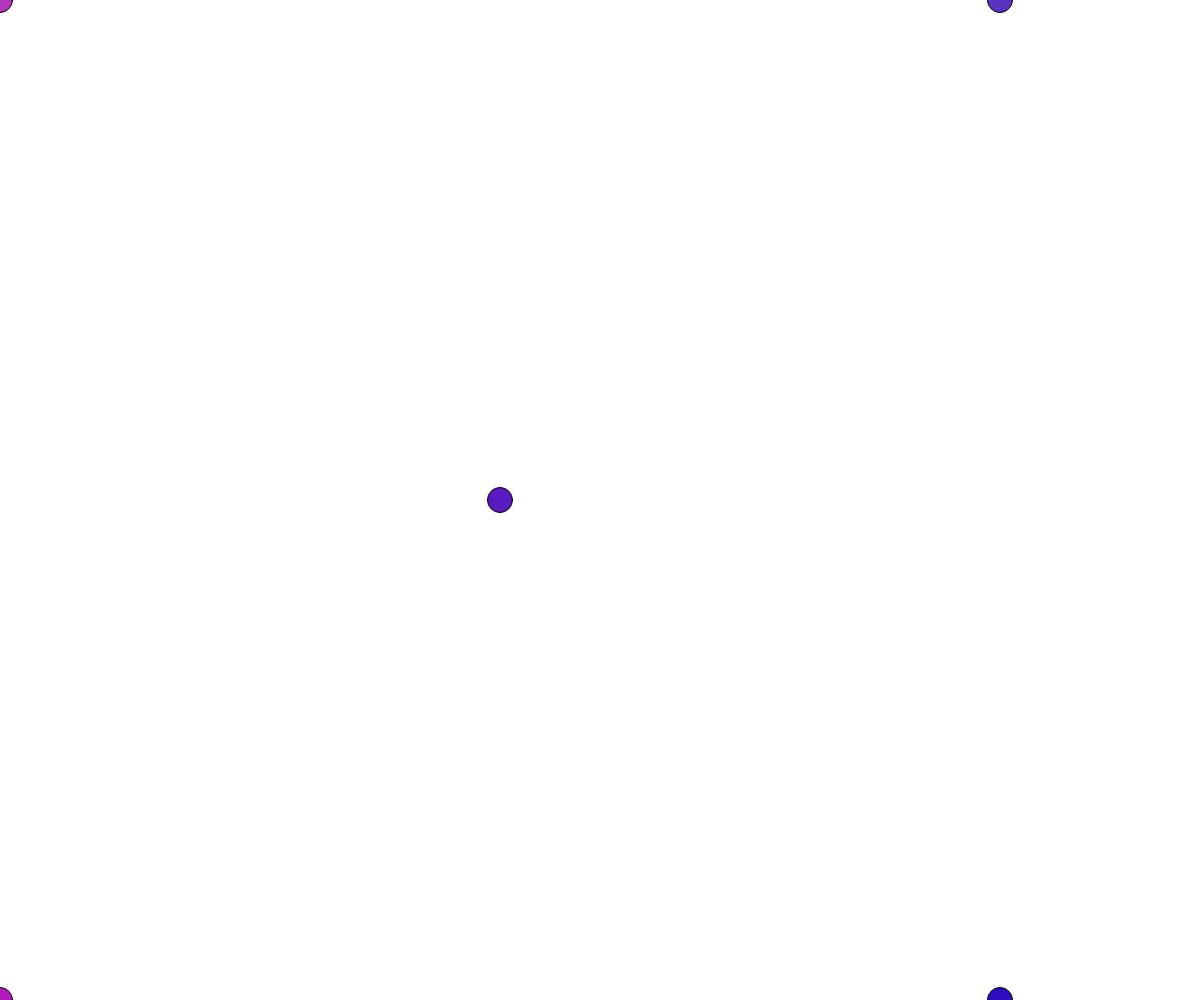
Frame 1 (no input)
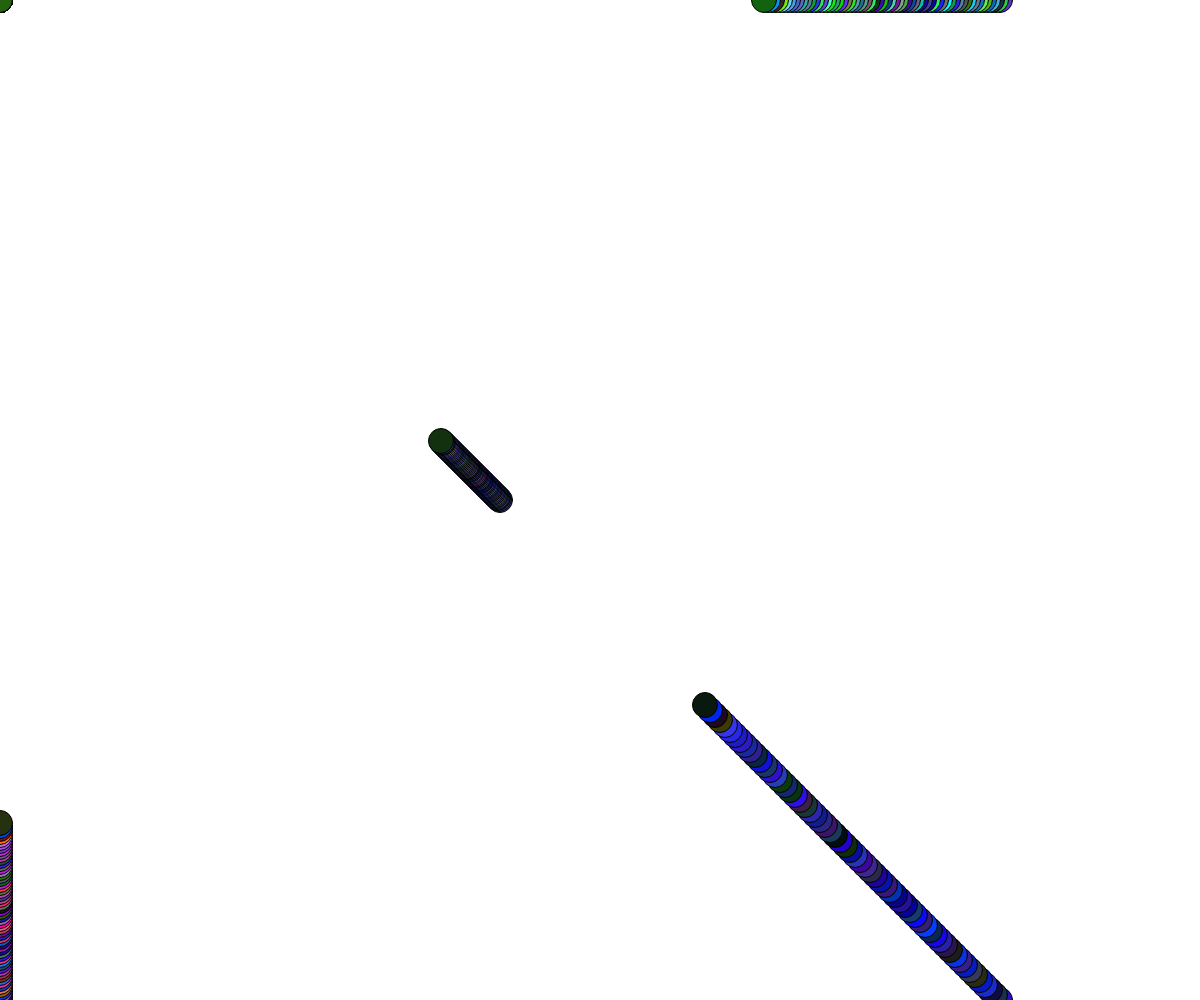
Frame 60 (no input)
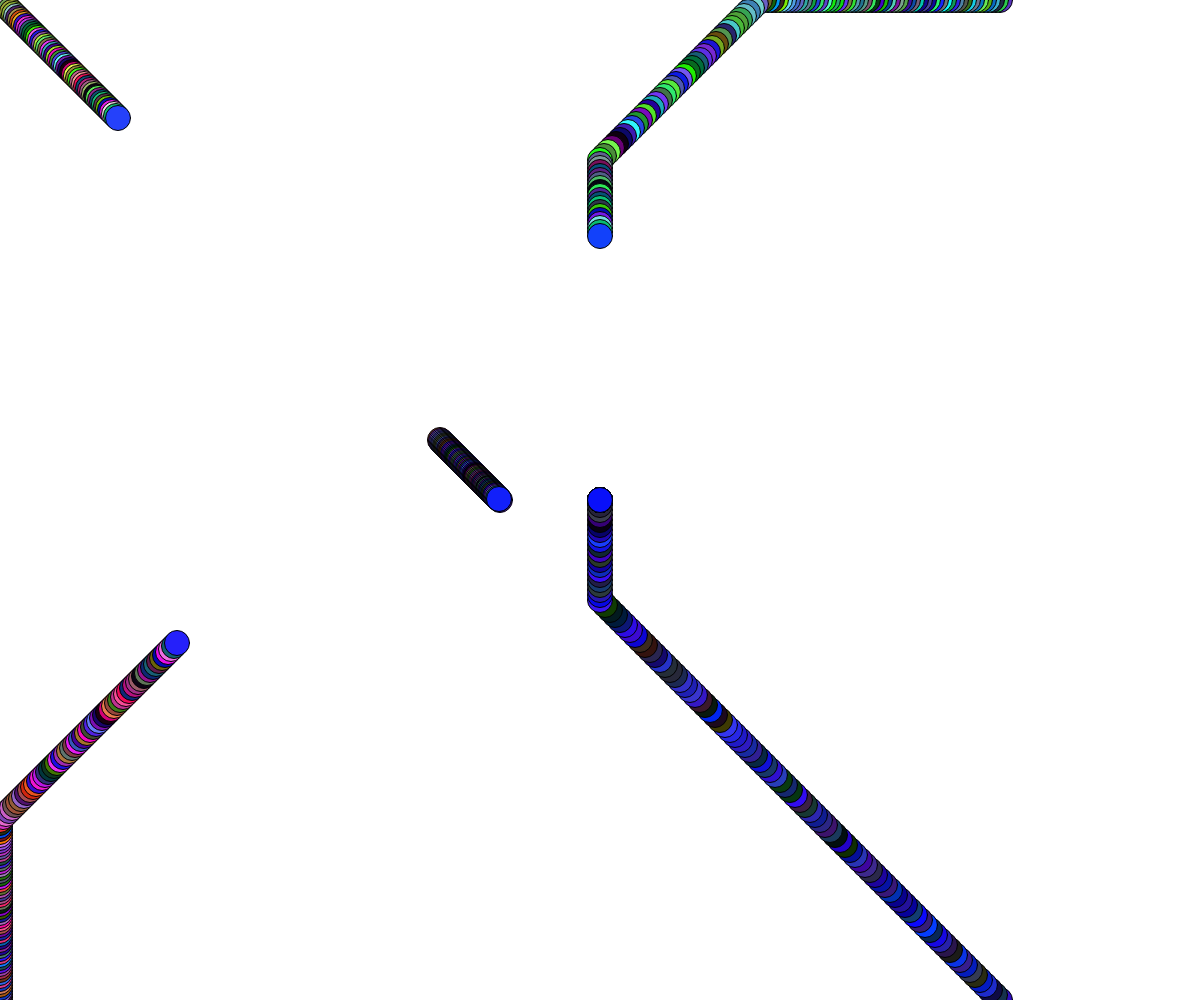
Frame 120 (the mouse pressed at the canvas centre since frame 60)

The p5.js sketch that drew these frames (run headless with seeded random() and noise() and a simulated clock; from frame 60 on, the mouse is pressed at the canvas centre):

// p5.js sketch
// ── sketch.js
var x=500;
var y =500;

var xa=0;
var ya =0;

var xb=0;
var yb =1000;

var xc=1000;
var yc =0;

var xd=1000;
var yd =1000;

function setup() {
  createCanvas(windowWidth, windowHeight);
frameRate(160);

}

function draw() {

  var r = random(0,125);
  var g = random(0,125);
  var b = random(255);

fill(r,g,b);
ellipse(x,y,25,25);
  if (x>mouseX) {
    x-=1;
  }
  if (x<mouseX) {
    x+=1;
  }
  if (y>mouseY) {
    y-=1;
  }
  if(y<mouseY){
    y+=1
  }

  fill(r*2,g*2,b);
  ellipse(xa,ya,25,25);
    if (xa>mouseX) {
      xa-=2;
    }
    if (xa<mouseX) {
      xa+=2;
    }
    if (ya>mouseY) {
      ya-=2;
    }
    if(ya<mouseY){
      ya+=2
    }

    fill(r*2,g,b);
    ellipse(xb,yb,25,25);
      if (xb>mouseX) {
        xb-=3;
      }
      if (xb<mouseX) {
        xb+=3;
      }
      if (yb>mouseY) {
        yb-=3;
      }
      if(yb<mouseY){
        yb+=3
      }

      fill(r,g*2,b);
      ellipse(xc,yc,25,25);
        if (xc>mouseX) {
          xc-=4;
        }
        if (xc<mouseX) {
          xc+=4;
        }
        if (yc>mouseY) {
          yc-=4;
        }
        if(yc<mouseY){
          yc+=4
        }

        fill(r/2,g/2,b);
        ellipse(xd,yd,25,25);
          if (xd>mouseX) {
            xd-=5;
          }
          if (xd<mouseX) {
            xd+=5;
          }
          if (yd>mouseY) {
            yd-=5;
          }
          if(yd<mouseY){
            yd+=5;
          }
}
